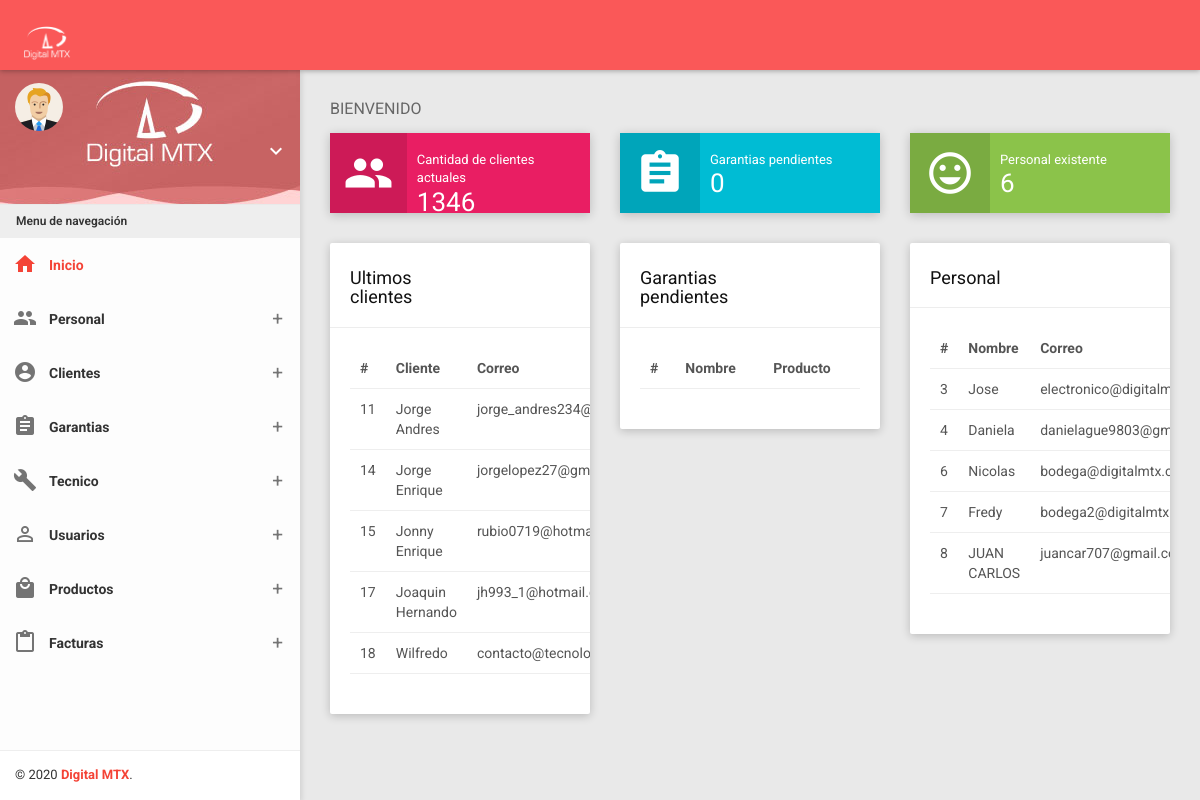
Before: /?controller=person&method=template (signed in) with the older database file.
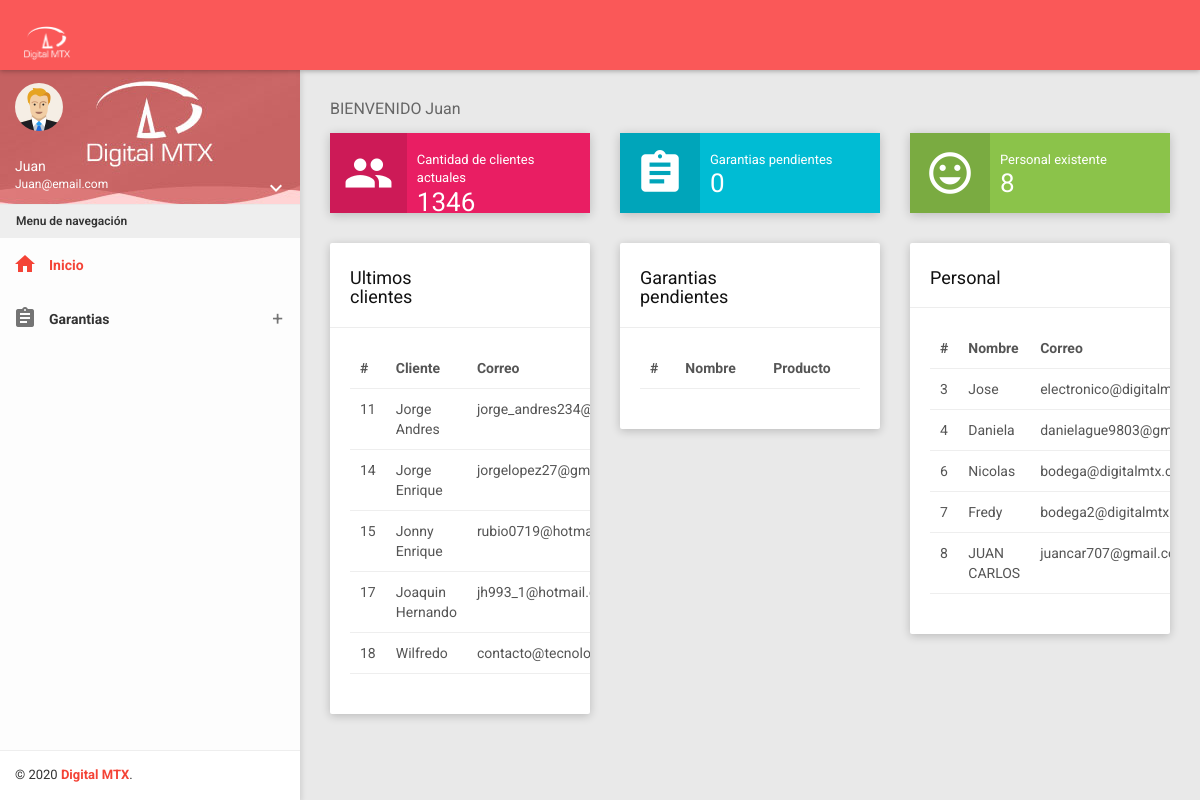
After: the same page with the newer database file.
### tables this page shows
CREATE TABLE `dtm_empleados` (
  `id` int(11) NOT NULL,
  `sesion` text DEFAULT NULL,
  `nombre` varchar(50) NOT NULL,
  `apellidos` varchar(50) NOT NULL,
  `tipodoc` varchar(10) NOT NULL,
  `identificacion` varchar(50) NOT NULL,
  `correo` varchar(150) NOT NULL,
  `telefono` varchar(20) NOT NULL,
  `genero` varchar(10) NOT NULL,
  `sucursal` varchar(50) NOT NULL,
  `cargo` varchar(50) NOT NULL,
  `fechanac` varchar(20) NOT NULL,
  `password` varchar(250) NOT NULL,
  `finanza` tinyint(1) DEFAULT NULL,
  `chat` tinyint(1) DEFAULT NULL,
  `verperfil` tinyint(1) DEFAULT NULL,
  `despacho` tinyint(1) DEFAULT NULL,
  `productos` tinyint(1) DEFAULT NULL,
  `contenido` tinyint(1) DEFAULT NULL,
  `factura` tinyint(1) DEFAULT NULL,
  `mail` tinyint(1) DEFAULT NULL,
  `activo` tinyint(1) DEFAULT NULL
);

### Models/User.php (called while the page is built, shortened)
<?php
class User
{
    private $pdo;
    public function __construct()
    {
        try {
            $this->pdo = new conexion;
        } catch (PDOException $e) {
            die($e->getMessage());
        }
    }
    public function getAll()
    {
        try {
            $strSql = "SELECT * FROM dtm_user";
            $query = $this->pdo->select($strSql);
            return $query;
        } catch (PDOException $e) {
            die($e->getMessage());
        }
    }
    public function getAllFive()
    {
        try {
            $strSql = "SELECT * from dtm_user LIMIT 5";
            $query = $this->pdo->select($strSql);
            return $query;
        } catch ( PDOException $e) {
            die($e->getMessage());
        }
    }
}

### Providers/Database.php (called while the page is built, shortened)
<?php
class Conexion extends PDO
{
	public function select($strSql, $arrayData = array(), $fetchMode = PDO::FETCH_OBJ)
	{
		$query = $this->prepare($strSql);
		if (!$query->execute())
			echo "Error, la consulta no se realizó";
		else
			return $query->fetchAll($fetchMode);
	}
}

### Models/Garanty.php (called while the page is built, shortened)
<?php
class Garanty
{
    private $pdo;
    public function __construct()
    {
        try {
            $this->pdo = new Conexion;
        } catch (PDOException $e) {
            die($e->getMessage());
        }
    }
    public function getAll()
    {
        try {
            $strSql = "SELECT * FROM mg_garantia";
            $query = $this->pdo->select($strSql);
            return $query;
        } catch (PDOException $e) {
            die($e->getMessage());
        }
    }
}

### Models/Person.php (called while the page is built, shortened)
<?php
class Person {
    private $pdo ;
    public function __construct()
    {
        try {
            $this->pdo = new Conexion;
        } catch ( PDOException $e) {
            die($e->getMessage());
        }
    }
    public function getAll()
    {
        try {
            $strSql = "SELECT * from dtm_empleados";
            $query = $this->pdo->select($strSql);
            return $query;
        } catch ( PDOException $e) {
            die($e->getMessage());
        }
    }
    public function getAllFive()
    {
        try {
            $strSql = "SELECT * from dtm_empleados LIMIT 5";
            $query = $this->pdo->select($strSql);
            return $query;
        } catch ( PDOException $e) {
            die($e->getMessage());
        }
    }
}

### Views/Home.php (the view, shortened to what the changed rows need)
<section class="content">
        <div class="container-fluid">
            <div class="block-header">
                <h2>BIENVENIDO
                    <?php
                        if($_SESSION['user']->cargo == 'Administrador'){
                            echo  $_SESSION['user']->usuario;
                        }
                        elseif($_SESSION['user']->cargo == 'Recepcion'){
                            echo  $_SESSION['user']->nombre;
                        }
                    ?>
                </h2>
            </div>
            <div class="row clearfix">
                <div class="col-lg-4 col-md-4 col-sm-4 col-xs-12">
                    <div class="info-box bg-pink hover-expand-effect">
                        <div class="icon">
                            <i class="material-icons">people</i>
                        </div>
                        <div class="content">
                            <div class="text">Cantidad de clientes actuales</div>
                            <div class="number count-to" data-from="0" data-to="125" data-speed="15" data-fresh-interval="20"><?php echo $totalClients; ?></div>
                        </div>
                    </div>
                </div>
                <div class="col-lg-4 col-md-4 col-sm-4 col-xs-12">
                    <div class="info-box bg-cyan hover-expand-effect">
                        <div class="icon">
                            <i class="material-icons">assignment</i>
                        </div>
                        <div class="content">
                            <div class="text">Garantias pendientes</div>
                            <div class="number count-to" data-from="0" data-to="257" data-speed="1000" data-fresh-interval="20"><?php echo $totalGaranties;  ?></div>
                        </div>
                    </div>
                </div>
                <div class="col-lg-4 col-md-4 col-sm-4 col-xs-12">
                    <div class="info-box bg-light-green hover-expand-effect">
                        <div class="icon">
                            <i class="material-icons">mood</i>
                        </div>
                        <div class="content">
                            <div class="text">Personal existente</div>
                            <div class="number count-to" data-from="0" data-to="243" data-speed="1000" data-fresh-interval="20"><?php echo $totalPersons;  ?></div>
                        </div>
                    </div>
                </div>
            </div>
            <div class="row clearfix">
                <div class="col-xs-4 col-sm-4 col-md-4 col-lg-4">
                    <div class="card">
                        <div class="header">
                            <div class="row clearfix">
                                <div class="col-xs-12 col-sm-6">
                                    <h2>Ultimos clientes</h2>
                                </div>
                            </div>
                        </div>
                        <div class="body table-responsive">
                            <table class="table">
                                <thead>
                                    <th>#</th>
                                    <th>Cliente</th>
                                    <th>Correo</th>
                                </thead>
                                <tbody>
                                  <?php foreach ($limitClients as $limitClient) {?>
                                       <tr>
                                           <td><?php echo $limitClient->id ?></td>
                                           <td><?php echo $limitClient->nombre ?></td>
                                           <td><?php echo $limitClient->correo ?></td>
                                       </tr>
                                  <?php } ?>
                                </tbody>
                            </table>
                        </div>
                    </div>
                </div>
                <div class="col-xs-4 col-sm-4 col-md-4 col-lg-4">
                    <div class="card">
                        <div class="header">
                            <div class="row clearfix">
                                <div class="col-xs-12 col-sm-6">
                                    <h2>Garantias pendientes</h2>
                                </div>
                            </div>
                        </div>
                        <div class="body table-responsive">
                            <table class="table">
                                <thead>
                                    <th>#</th>
                                    <th>Nombre</th>
                                    <th>Producto</th>
                                </thead>
                            </table>
                        </div>
                    </div>
                </div>
                <div class="col-xs-4 col-sm-4 col-md-4 col-lg-4">
                    <div class="card">
                        <div class="header">
                            <div class="row clearfix">
                                <div class="col-xs-12 col-sm-6">
                                    <h2>Personal</h2>
                                </div>
                            </div>
                        </div>
                        <div class="body table-responsive">
                            <table class="table">
                                <thead>
                                    <th>#</th>
                                    <th>Nombre</th>
                                    <th>Correo</th>
                                    <tbody>
                                  <?php foreach ($limitPersons as $limitPerson) {?>
                                       <tr>
                                           <td><?php echo $limitPerson->id ?></td>
                                           <td><?php echo $limitPerson->nombre ?></td>
                                           <td><?php echo $limitPerson->correo ?></td>
                                       </tr>
                                  <?php } ?>
                                </tbody>
                                </thead>
                            </table>
                        </div>
                    </div>
                </div>
            </div>
        </div>
    </section>

### Views/Layout.php (shortened to what the changed rows need)
<!DOCTYPE html>
<html>
<head>
    <link href="Assets/plugins/bootstrap/css/bootstrap.css" rel="stylesheet">
    <link href="Assets/plugins/node-waves/waves.css" rel="stylesheet" />
    <link href="Assets/plugins/animate-css/animate.css" rel="stylesheet" />
    <link href="Assets/plugins/morrisjs/morris.css" rel="stylesheet" />
    <link href="Assets/plugins/bootstrap-material-datetimepicker/css/bootstrap-material-datetimepicker.css" rel="stylesheet" />
    <link href="Assets/plugins/bootstrap-datepicker/css/bootstrap-datepicker.css" rel="stylesheet" />
    <link href="Assets/plugins/waitme/waitMe.css" rel="stylesheet" />
    <link href="Assets/plugins/bootstrap-select/css/bootstrap-select.css" rel="stylesheet" />
    <link href="Assets/plugins/jquery-datatable/skin/bootstrap/css/dataTables.bootstrap.css" rel="stylesheet">
    <link href="Assets/plugins/sweetalert/sweetalert.css" rel="stylesheet" />
    <link href="Assets/css/styleAdmin.css" rel="stylesheet">
    <link href="Assets/css/themes/all-themes.css" rel="stylesheet" />
</head>
<body class="theme-red">
    <nav class="navbar">
        <div class="container-fluid">
            <div class="navbar-header">
                <a class="navbar-brand" href="?controller=person&method=template">
                    <img src="Assets/img/logo.png" width="50"></img>
                </a>
            </div>
        </div>
    </nav>
    <section>
        <aside id="leftsidebar" class="sidebar">
            <div class="user-info">
                <div class="image">
                    <img src="Assets/img/user.png" width="48" height="48" alt="User" />
                </div>
                <div class="info-container">
                    <div class="name" data-toggle="dropdown" aria-haspopup="true" aria-expanded="false">
                        <?php
                            if ($_SESSION['user']->cargo == "Administrador") {
                                echo $_SESSION['user']->usuario;
                            } elseif ($_SESSION['user']->cargo == "Tecnico" || $_SESSION['user']->cargo == "Recepcion" ) {
                                echo $_SESSION['user']->nombre;
                            }
                        ?>
                    </div>
                    <div class="email">
                        <?php
                            if ($_SESSION['user']->cargo == "Tecnico" || $_SESSION['user']->cargo == "Recepcion") {
                                 echo $_SESSION['user']->correo;
                            }
                        ?>
                    </div>
                    <div class="btn-group user-helper-dropdown">
                        <i class="material-icons" data-toggle="dropdown" aria-haspopup="true" aria-expanded="true">keyboard_arrow_down</i>
                    </div>
                </div>
            </div>
            <div class="menu">
                <ul class="list">
                    <li class="header">Menu de navegación</li>
                    <li class="active">
                        <a href="?controller=person&method=template">
                            <i class="material-icons">home</i>
                            <span>Inicio</span>
                        </a>
                    </li>
                    <?php if ($_SESSION['user']->cargo == 'Administrador') { ?>
                    <li>
                        <a href="javascript:void(0);" class="menu-toggle">
                            <i class="material-icons">people</i>
                            <span>Personal</span>
                        </a>
                    </li>
                    <li>
                        <a href="javascript:void(0);" class="menu-toggle">
                            <i class="material-icons">account_circle</i>
                            <span>Clientes</span>
                        </a>
                    </li>
                    <li>
                        <a href="javascript:void(0);" class="menu-toggle">
                            <i class="material-icons">assignment</i>
                            <span>Garantias</span>
                        </a>
                    </li>
                    <li>
                        <a href="javascript:void(0);" class="menu-toggle">
                            <i class="material-icons">build</i>
                            <span>Tecnico</span>
                        </a>
                    </li>
                    <li>
                        <a href="javascript:void(0);" class="menu-toggle">
                            <i class="material-icons">person_outline</i>
                            <span>Usuarios</span>
                        </a>
                    </li>
                    <li>
                        <a href="javascript:void(0);" class="menu-toggle">
                            <i class="material-icons">local_mall</i>
                            <span>Productos</span>
                        </a>
                    </li>
                    <li>
                        <a href="javascript:void(0);" class="menu-toggle">
                            <i class="material-icons">content_paste</i>
                            <span>Facturas</span>
                        </a>
                    </li>
                    <?php }elseif ($_SESSION['user']->cargo == 'Recepcion') { ?>
                    <li>
                        <a href="javascript:void(0);" class="menu-toggle">
                            <i class="material-icons">assignment</i>
                            <span>Garantias</span>
                        </a>
                    </li>
                    <?php } ?>
                </ul>
            </div>
            <div class="legal">
                <div class="copyright">
                    &copy; <?php echo date('Y');?> <a href="javascript:void(0);">Digital MTX</a>.
                </div>
            </div>
        </aside>
    </section>
</body>
</html>

Changed rows visible on the page:
now on this page (row edited): dtm_empleados: nombre "Juan"
Other visible differences:
$_SESSION['user']->nombre: (not shown) → "Juan"
$_SESSION['user']->correo: (not shown) → "Juan@email.com"
$totalPersons: "6" → "8"
text no longer shown: "Personal Clientes Tecnico Usuarios Productos Facturas"
